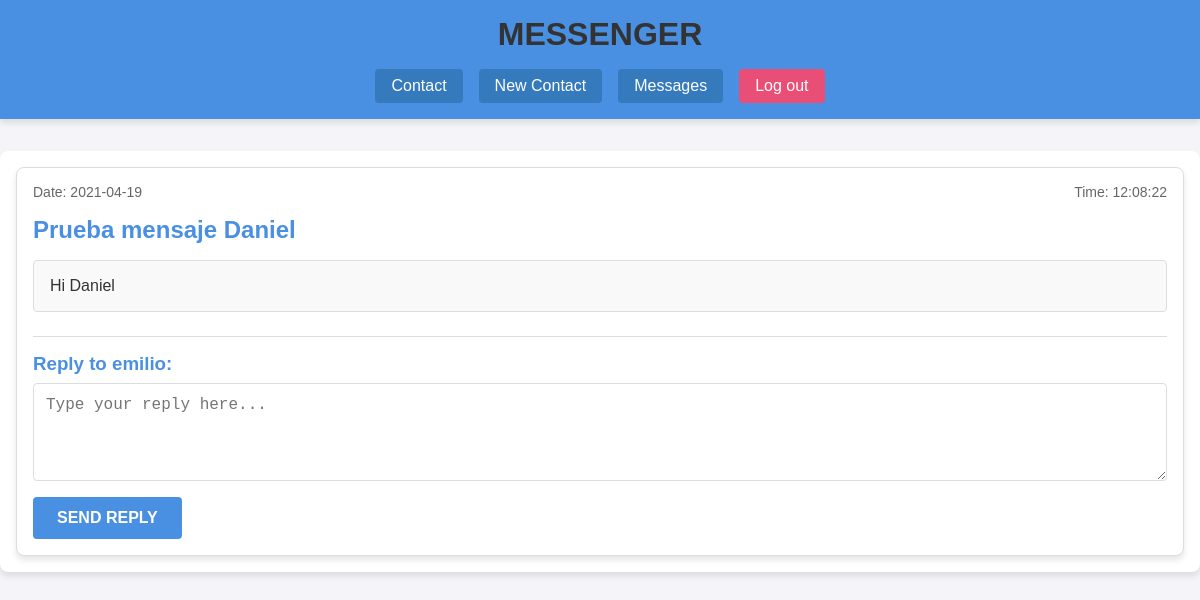
The page /messages.php?i=0 (signed in) on the database its author committed.
### tables this page shows
CREATE TABLE `messages` (
  `idmessage` int UNSIGNED NOT NULL,
  `refsender` int UNSIGNED NOT NULL,
  `refrecipient` int UNSIGNED NOT NULL,
  `date` date NOT NULL,
  `time` time NOT NULL,
  `subject` varchar(50) NOT NULL DEFAULT '[without subject]',
  `body` varchar(200) DEFAULT NULL,
  `leido` tinyint(1) NOT NULL DEFAULT '0'
);

CREATE TABLE `users` (
  `iduser` int UNSIGNED NOT NULL,
  `nick` varchar(16) NOT NULL,
  `password` varchar(16) NOT NULL DEFAULT '0000',
  `name` varchar(50) NOT NULL
);

### messages.php (the view, shortened to what this page needs)
<!doctype html>
<html lang="en">
<head>
    <link rel="stylesheet" href="assets/style.css">
</head>
<body>
<?php
require_once("assets/header.php");
$nick = $_SESSION["usuario"];
$conection = (new Connection())->getPdo();
$response = $conection->prepare("SELECT A.`idmessage`,A.`refsender`,A.`date`,A.`time`,A.`subject`,A.`body`,A.`leido`, E.name, E.nick, E.iduser FROM messages A, users E WHERE refrecipient =(SELECT iduser FROM users WHERE nick = :nick) AND A.refsender = E.iduser");
$response->bindParam(':nick', $nick);
$response->execute();
$table = $response->fetchAll();
?>
<main>
    <div class="container">
        <?php
        if (!isset($_REQUEST["i"])) {
            ?>
            <div id="tablaMensajes">
                <div id="mensajes">
                    <div class="mensaje titulo">
                        <h3>Subject</h3>
                        <h3>Sender</h3>
                    </div>
                    <?php
                    for ($i = 0; $i < $response->rowCount(); $i++) {
                        ?>
                        <a href="messages.php?i=<?= $i ?>">
                            <?php
                            if ($table[$i]["leido"] == 1) {
                                ?>
                                <div class="apartado mensaje">
                                    <p><?= htmlspecialchars($table[$i]["subject"]) ?></p>
                                    <p><?= htmlspecialchars($table[$i]["name"]) ?></p>
                                </div>
                                <?php
                            } else {
                                ?>
                                <div class="apartado mensaje noLeido">
                                    <p><?= htmlspecialchars($table[$i]["subject"]) ?></p>
                                    <p><?= htmlspecialchars($table[$i]["name"]) ?></p>
                                </div>
                                <?php
                            }
                            ?>
                        </a>
                        <?php
                    }
                    ?>
                </div>
            </div>
        <?php
        } else {
            $i = $_REQUEST["i"];
            ?>
            <div id="viewMessage" class="view-message">
                <div class="message-header">
                    <p class="date">Date: <?= htmlspecialchars($table[$i]["date"]) ?></p>
                    <p class="time">Time: <?= htmlspecialchars($table[$i]["time"]) ?></p>
                </div>
                <div class="message-subject">
                    <h2><?= htmlspecialchars($table[$i]["subject"]) ?></h2>
                </div>
                <div class="message-body">
                    <p><?= htmlspecialchars($table[$i]["body"]) ?></p>
                </div>
                <div class="reply-section">
                    <h3>Reply to <?= htmlspecialchars($table[$i]["nick"]) ?>:</h3>
                    <form action="sendMessage.php" method="post">
                        <textarea id="text" name="text" rows="4" placeholder="Type your reply here..."></textarea>
                        <input class="boton" type="submit" name="sendMessage" value="Send Reply">
                    </form>
                </div>
            </div>
            <?php
        }
        ?>
    </div>
</main>
</body>
</html>

### assets/style.css (style rules this page uses)
* { margin: 0; padding: 0; box-sizing: border-box; }
html, body { height: 100%; margin: 0; font-family: Arial, sans-serif; }
.container { display: flex; flex-direction: column; }
main { flex: 1; overflow: auto; }
body { font-family: Arial, sans-serif; color: #333; background-color: #f4f4f9; display: flex; flex-direction: column; min-height: 100vh; }
.container { max-width: 1200px; margin: 2rem auto; padding: 1rem; background: #ffffff; border-radius: 8px; box-shadow: 0 4px 6px rgba(0,0,0,0.1); }
h1, h2, h3, h4 { margin-bottom: 1rem; color: #4a90e2; }
.boton { background-color: #4a90e2; color: white; padding: 0.75rem 1.5rem; border: none; border-radius: 4px; cursor: pointer; transition: background-color 0.3s, transform 0.3s, box-shadow 0.3s; font-size: 1rem; font-weight: bold; text-transform: uppercase; }
.view-message { border: 1px solid #ddd; border-radius: 8px; padding: 1rem; background-color: #ffffff; box-shadow: 0 4px 6px rgba(0,0,0,0.1); }
.message-header { display: flex; justify-content: space-between; margin-bottom: 1rem; }
.message-header .date, .message-header .time { font-size: 0.875rem; color: #666; }
.message-subject h2 { margin-bottom: 1rem; color: #4a90e2; }
.message-body { margin-bottom: 1.5rem; padding: 1rem; border: 1px solid #ddd; border-radius: 4px; background-color: #f9f9f9; }
.reply-section { margin-top: 1.5rem; border-top: 1px solid #ddd; padding-top: 1rem; }
.reply-section h3 { margin-bottom: 0.5rem; color: #4a90e2; }
.reply-section form { display: flex; flex-direction: column; }
.reply-section textarea { padding: 0.75rem; border: 1px solid #ddd; border-radius: 4px; margin-bottom: 1rem; font-size: 1rem; resize: vertical; }
.reply-section .boton { align-self: flex-start; background-color: #4a90e2; color: white; padding: 0.75rem 1.5rem; border: none; border-radius: 4px; cursor: pointer; transition: background-color 0.3s, transform 0.3s, box-shadow 0.3s; }

### rows shown on the page
messages: date "2021-04-19", time "12:08:22", subject "Prueba mensaje Daniel", body "Hi Daniel", users.nick "emilio"
